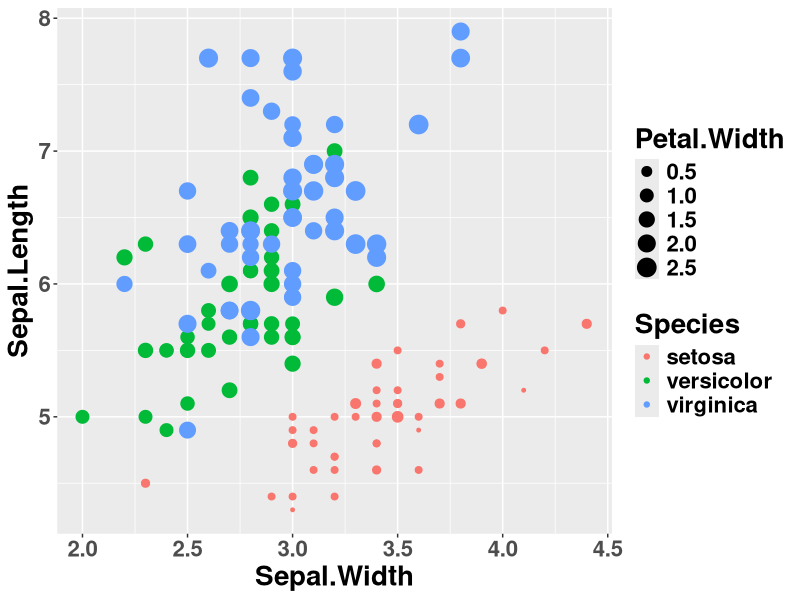
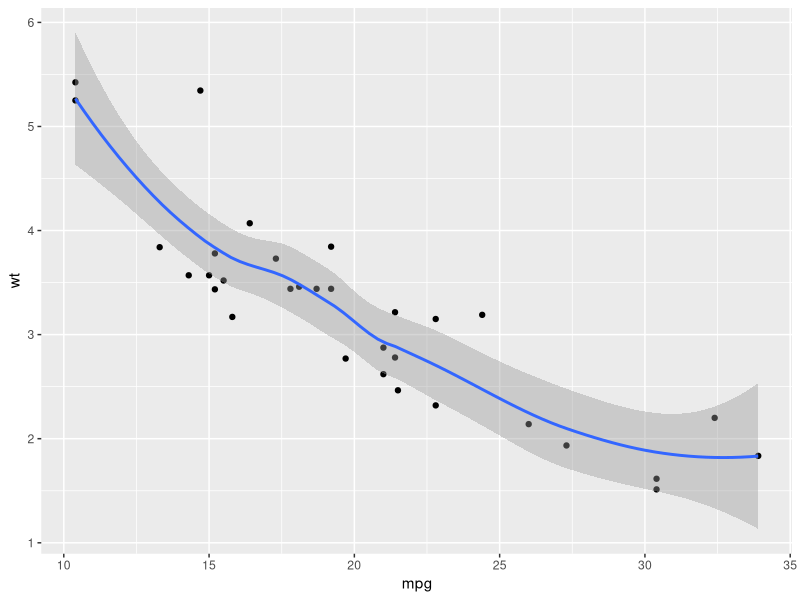

These charts were generated, in order, by the following R code:
## ---- chunk 1
knitr::opts_chunk$set(
  collapse = TRUE,
  comment = "#>",
  fig.path = "README-"
)
## ---- chunk 2
library(ggplot2)
## ---- chunk 3
ggplot(iris)+geom_point(aes(Sepal.Width,Sepal.Length,colour=Species,size=Petal.Width))+theme(text=element_text(size=20,face="bold"))
# gg iris + point Sepal.W Sepal.L col=Spec siz=Petal.W + theme text: size=20 face="bold"
## ---- chunk 4
ggplot(mtcars) + geom_point(aes(x=mpg, y=wt)) + geom_smooth(aes(x=mpg, y=wt), method='loess')
